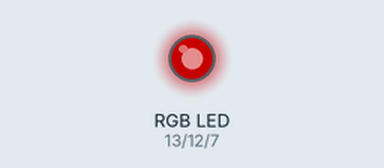
Bench run of a sketch on a simulated Arduino Uno, built with avr-gcc and run on an emulated ATmega328P. Parts: an RGB LED mixed from three pins (HIGH = lit). Dim RGB values are drawn brighter than linear.

Above: at 0.1 s.
Timing chart, 0 to 1.6 s (numbered marks = the images above):
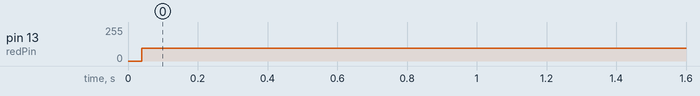

Measured:
- by itself, pin 13 (redPin): 0/255 → 96/255 at 0.04 s

The sketch:

LedComplexity.ino
```cpp
int redPin = 13;
int greenPin = 12;
int bluePin = 7;

void setup() {
  pinMode(redPin,OUTPUT);
  pinMode(bluePin,OUTPUT);
  pinMode(greenPin, OUTPUT);


}

void loop() {

  digitalWrite(redPin, HIGH);
  //delay(1000); // Wait for 1000 millisecond(s)
  digitalWrite(redPin, LOW);
  //delay(1000); // Wait for 1000 millisecond(s)


}
```
